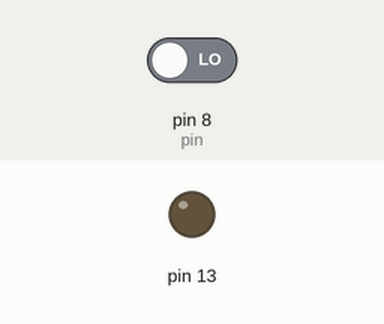
A sketch run on a simulated Arduino Uno, built with avr-gcc and run on an emulated ATmega328P. On the bench: output pins drawn as LEDs (lit = HIGH). The inputs (shaded band) are chosen by the test bench; at power-on: pin 8 (pin) LOW. What the sketch prints to the serial monitor is not drawn.

Above: at 1.2 s.
1.3 s: pin 8 (pin) driven HIGH
At 2.5 s:
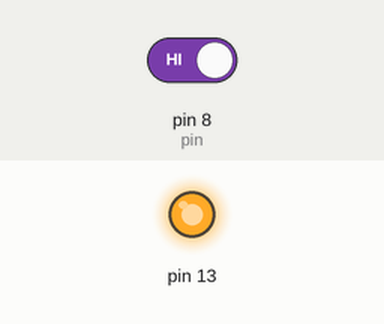
4.3 s: pin 8 (pin) driven LOW
At 5.0 s:
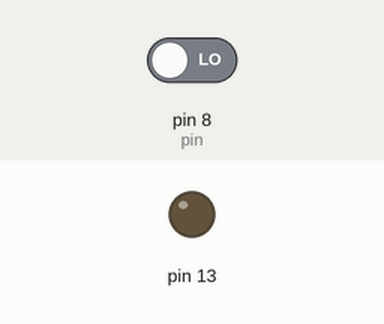
Timing chart, 0 to 7.3 s (numbered marks = the images above; inputs shaded):
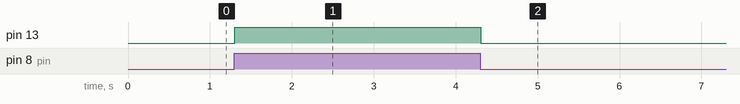

The sketch:

cs.ino
```cpp
int pin = 8;
void setup() {
  // put your setup code here, to run once:
  Serial.begin(9600);
  pinMode(pin, INPUT);
  pinMode(13, OUTPUT);
}

void loop() {
  // put your main code here, to run repeatedly:
  //if(Serial.available() > 0){
    int estado = digitalRead(pin);
    if(estado == HIGH){
      Serial.println("m");
      digitalWrite(13, HIGH);
      delay(1500);
      digitalWrite(13, LOW);
    }else if(estado == LOW){
      Serial.println("n");
      digitalWrite(13, LOW);
    }
  //}
}
```

Measured:
- after the input at 1.3 s, pin 13: LOW → HIGH at once
- after the input at 4.3 s, pin 13: HIGH → LOW at once
